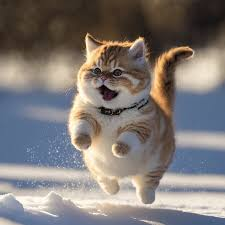
#> input picture yongwon/새 폴더/catt.jpg, 225 x 225 px, found by its file name
$ jupyter execute stylish.ipynb
#> lines starting #> are read from the running program, lines starting #| are printed output that depends on the picture
[cell 1]
import cv2
import numpy as np

img_path = 'catt.jpg'
img = cv2.imread(img_path)
#> img is the input picture: shape (225, 225, 3); mean B, G, R 118.2, 120.8, 127
img = cv2.resize(img,(400,400))
#> img: shape (400, 400, 3)

def callBack1(value):
    pass
def callBack2(value):
    pass

cv2.namedWindow("Style", cv2.WINDOW_NORMAL)
cv2.createTrackbar("sigma_s","Style",0,300, callBack1)
#> slider 'sigma_s' is set to 100
cv2.createTrackbar("sigma_r","Style",0,15, callBack2)
#> slider 'sigma_r' is set to 5

img_style = cv2.stylization(img, sigma_s=100, sigma_r=1)
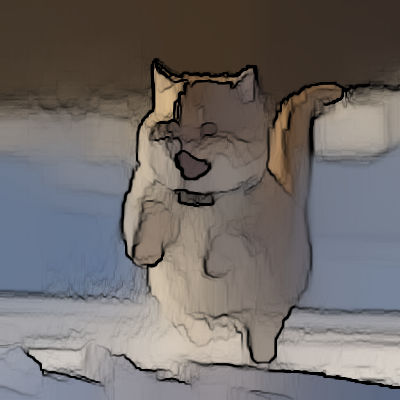
#> img_style: shape (400, 400, 3); mean B, G, R 105.8, 107.2, 112.1

while True :
    sigma_s = cv2.getTrackbarPos("sigma_s","Style")
    sigma_r = cv2.getTrackbarPos("sigma_r","Style")
    print(f'sig_r : {sigma_r}')

    img_style = cv2.stylization(img, sigma_s=sigma_s, sigma_r=sigma_r)
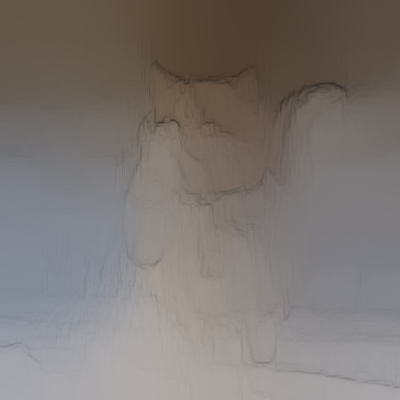
#> img_style: shape (400, 400, 3); mean B, G, R 115.6, 118.8, 125.3
    #img_style = cv2.stylization(img, sigma_s=100, sigma_r=1)

    cv2.imshow("Image",img)
    cv2.imshow("Style",img_style)
    if cv2.waitKey(10)& 0xff == ord('q'):
#> (key q is pressed here)
        break


cv2.destroyAllWindows()

$ run again, with yongwon/새 폴더/dog.jpg copied over yongwon/새 폴더/catt.jpg
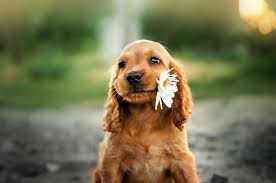
#> input picture yongwon/새 폴더/dog.jpg, 276 x 183 px, found by its file name
#> img is the input picture: shape (183, 276, 3); mean B, G, R 80.9, 114.7, 118.6
#> `img = cv2.resize(img,(400,400))`:
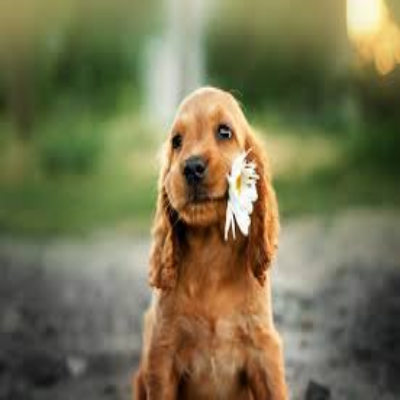
#> img: shape (400, 400, 3); mean B, G, R 80.8, 114.6, 118.5
#> `img_style = cv2.stylization(img, sigma_s=sigma_s, sigma_r=sigma_r)`:
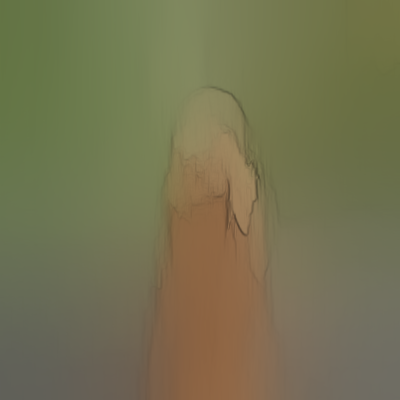
#> img_style: shape (400, 400, 3); mean B, G, R 81, 114.5, 117.1

$ run again, with yongwon/새 폴더/eye0.jpg copied over yongwon/새 폴더/catt.jpg
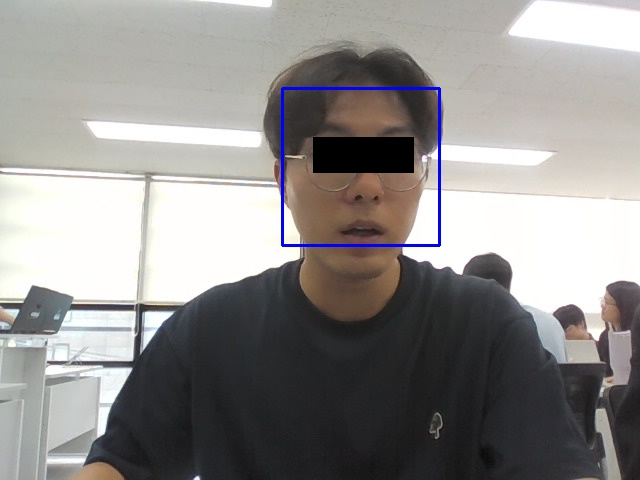
#> input picture yongwon/새 폴더/eye0.jpg, 640 x 480 px, found by its file name
#> img is the input picture: shape (480, 640, 3); mean B, G, R 140.9, 142.4, 144.7
#> `img = cv2.resize(img,(400,400))`:
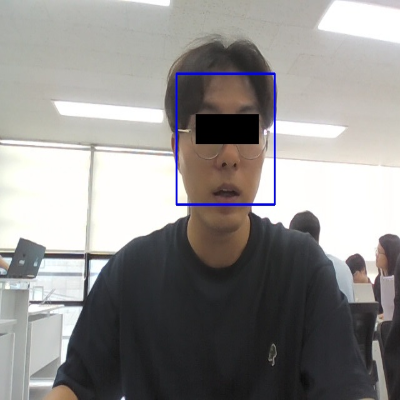
#> img: shape (400, 400, 3); mean B, G, R 140.9, 142.4, 144.7
#> `img_style = cv2.stylization(img, sigma_s=sigma_s, sigma_r=sigma_r)`:
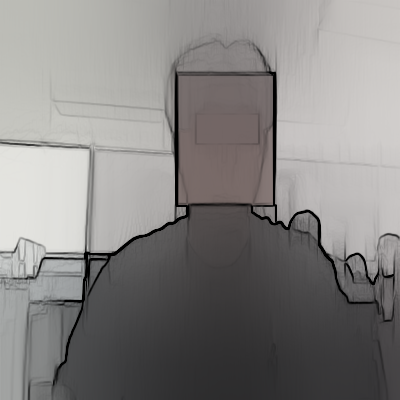
#> img_style: shape (400, 400, 3); mean B, G, R 130.5, 131.7, 133.8
